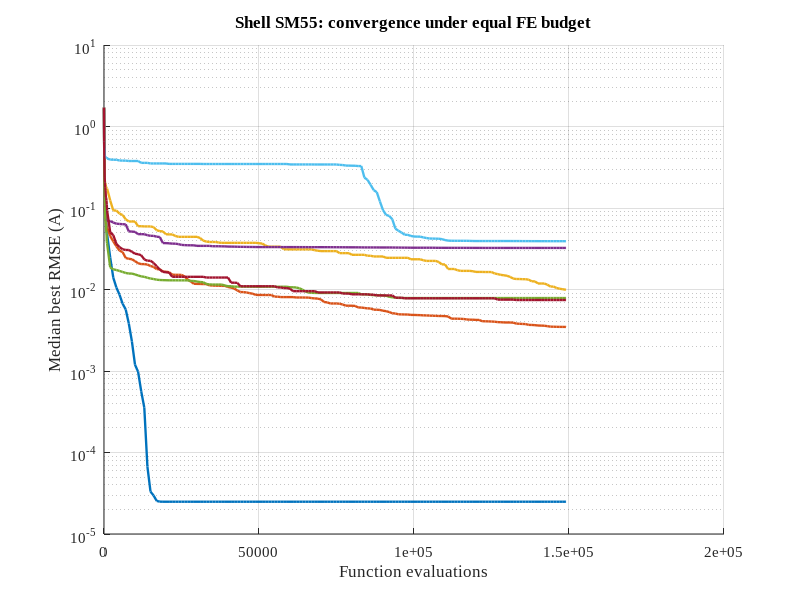

Recreate this plot in MATLAB. (Note: this script raises an error after producing the figure.)
function Postprocess_EqualFE()
%POSTPROCESS_EQUALFE Regenerate equal-FE figures and export physical results.

load('EqualFE_Benchmark_results.mat','datasets','algo_names','RMSE_all', ...
    'params_all','FE_curve_all','fe_grid','Nruns','MaxFEs');

colors = lines(numel(algo_names));
for id = 1:numel(datasets)
    fig = figure('Visible','off','Color','w');
    hold on;
    for ia = 1:numel(algo_names)
        curves = squeeze(FE_curve_all(id,ia,:,:));
        median_curve = median(curves,1);
        plot(fe_grid,median_curve,'LineWidth',1.7,'Color',colors(ia,:), ...
            'DisplayName',algo_names{ia});
    end
    set(gca,'YScale','log','FontName','Times New Roman','FontSize',11);
    grid on;
    xlabel('Function evaluations');
    ylabel('Median best RMSE (A)');
    title(sprintf('%s: convergence under equal FE budget',datasets(id).name));
    subtitle(sprintf('%d independent runs; maximum FEs = %d',Nruns,MaxFEs));
    legend('Location','best','NumColumns',2);
    set(fig,'Position',[100 100 760 460]);
    print(fig,sprintf('EqualFE_Convergence_%s',datasets(id).short), ...
        '-depsc','-r300');
    close(fig);

    fig = figure('Visible','off','Color','w');
    values = squeeze(RMSE_all(id,:,:));
    boxplot(values',algo_names,'Symbol','r+','Whisker',1.5);
    set(gca,'YScale','log','FontName','Times New Roman','FontSize',11);
    ylim([0.8*min(values(:)),1.25*max(values(:))]);
    grid on;
    xlabel('Algorithm');
    ylabel('RMSE (A)');
    title(sprintf('%s: RMSE over %d runs at equal FE budget', ...
        datasets(id).name,Nruns));
    set(fig,'Position',[100 100 760 440]);
    print(fig,sprintf('EqualFE_Boxplot_%s',datasets(id).short), ...
        '-depsc','-r300');
    close(fig);
end

export_parameters(datasets,algo_names,RMSE_all,params_all);
make_pwp201_fit(datasets,RMSE_all,params_all);
end

function export_parameters(datasets,algo_names,RMSE_all,params_all)
fid = fopen('EqualFE_best_parameters.csv','w');
fprintf(fid,['Dataset,Algorithm,Run,Iph_A,I0_A,Rs_Ohm,Rsh_Ohm,n,' ...
    'RMSE_A,MAE_A,MBE_A,SSE_A2\n']);
for id = 1:numel(datasets)
    for ia = 1:numel(algo_names)
        values = squeeze(RMSE_all(id,ia,:));
        [~,run_index] = min(values);
        x = squeeze(params_all(id,ia,run_index,:))';
        x(2) = 10^x(2);
        modeled = PV_current_model(x,datasets(id).V,datasets(id).Ns, ...
            datasets(id).T);
        [rmse,mae,mbe,sse] = Compute_metrics(datasets(id).I,modeled);
        fprintf(fid,['%s,%s,%d,%.12e,%.12e,%.12e,%.12e,%.12e,' ...
            '%.12e,%.12e,%.12e,%.12e\n'],datasets(id).short, ...
            algo_names{ia},run_index,x(1),x(2),x(3),x(4),x(5), ...
            rmse,mae,mbe,sse);
    end
end
fclose(fid);
end

function make_pwp201_fit(datasets,RMSE_all,params_all)
id = find(strcmp({datasets.short},'PWP201'),1);
[~,run_index] = min(squeeze(RMSE_all(id,1,:)));
x = squeeze(params_all(id,1,run_index,:))';
x(2) = 10^x(2);

voltage_dense = linspace(min(datasets(id).V),max(datasets(id).V),400)';
current_dense = PV_current_model(x,voltage_dense,datasets(id).Ns, ...
    datasets(id).T);
current_points = PV_current_model(x,datasets(id).V,datasets(id).Ns, ...
    datasets(id).T);

fig = figure('Visible','off','Color','w');
subplot(1,2,1);
plot(voltage_dense,current_dense,'b-','LineWidth',1.8);
hold on;
plot(datasets(id).V,datasets(id).I,'ro','MarkerSize',5, ...
    'LineWidth',1.1);
grid on;
xlabel('Voltage (V)');
ylabel('Current (A)');
legend('RTH-SDM','Measured','Location','southwest');
title('(a) Current-voltage fit');

subplot(1,2,2);
plot(voltage_dense,voltage_dense.*current_dense,'b-','LineWidth',1.8);
hold on;
plot(datasets(id).V,datasets(id).V.*datasets(id).I,'ro', ...
    'MarkerSize',5,'LineWidth',1.1);
grid on;
xlabel('Voltage (V)');
ylabel('Power (W)');
legend('RTH-SDM','Measured','Location','southwest');
title('(b) Power-voltage fit');

set(findall(fig,'-property','FontName'),'FontName','Times New Roman');
set(findall(fig,'-property','FontSize'),'FontSize',11);
set(fig,'Position',[100 100 920 400]);
print(fig,'EqualFE_PWP201_Fit','-depsc','-r300');
close(fig);
end
